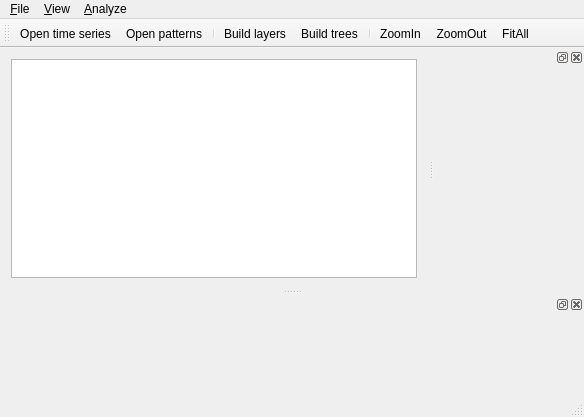
<?xml version="1.0" encoding="UTF-8"?>
<ui version="4.0">
 <class>MainWindow</class>
 <widget class="QMainWindow" name="MainWindow">
  <property name="geometry">
   <rect>
    <x>0</x>
    <y>0</y>
    <width>584</width>
    <height>417</height>
   </rect>
  </property>
  <property name="windowTitle">
   <string>MainWindow</string>
  </property>
  <widget class="QWidget" name="centralWidget">
   <layout class="QVBoxLayout" name="verticalLayout">
    <item>
     <widget class="QGraphicsView" name="graphicsView"/>
    </item>
   </layout>
  </widget>
  <widget class="QMenuBar" name="menuBar">
   <property name="geometry">
    <rect>
     <x>0</x>
     <y>0</y>
     <width>584</width>
     <height>21</height>
    </rect>
   </property>
   <widget class="QMenu" name="menu_File">
    <property name="title">
     <string>&amp;File</string>
    </property>
    <addaction name="actionOpen_time_series"/>
    <addaction name="actionOpen_patterns"/>
    <addaction name="separator"/>
    <addaction name="actionQuit"/>
   </widget>
   <widget class="QMenu" name="menu_Analyze">
    <property name="title">
     <string>&amp;Analyze</string>
    </property>
    <addaction name="actionMarkup"/>
    <addaction name="actionBuild_trees"/>
    <addaction name="actionBuild_layers"/>
   </widget>
   <widget class="QMenu" name="menu_View">
    <property name="title">
     <string>&amp;View</string>
    </property>
    <addaction name="actionZoomIn"/>
    <addaction name="actionZoomOut"/>
   </widget>
   <addaction name="menu_File"/>
   <addaction name="menu_View"/>
   <addaction name="menu_Analyze"/>
  </widget>
  <widget class="QToolBar" name="mainToolBar">
   <attribute name="toolBarArea">
    <enum>TopToolBarArea</enum>
   </attribute>
   <attribute name="toolBarBreak">
    <bool>false</bool>
   </attribute>
   <addaction name="actionOpen_time_series"/>
   <addaction name="actionOpen_patterns"/>
   <addaction name="separator"/>
   <addaction name="actionBuild_layers"/>
   <addaction name="actionBuild_trees"/>
   <addaction name="separator"/>
   <addaction name="actionZoomIn"/>
   <addaction name="actionZoomOut"/>
   <addaction name="actionFitAll"/>
  </widget>
  <widget class="QStatusBar" name="statusBar"/>
  <widget class="QDockWidget" name="dockWidgetProperties">
   <property name="minimumSize">
    <size>
     <width>150</width>
     <height>38</height>
    </size>
   </property>
   <property name="allowedAreas">
    <set>Qt::LeftDockWidgetArea|Qt::RightDockWidgetArea</set>
   </property>
   <attribute name="dockWidgetArea">
    <number>2</number>
   </attribute>
   <widget class="QWidget" name="dockWidgetContents_7"/>
  </widget>
  <widget class="QDockWidget" name="dockWidget">
   <property name="minimumSize">
    <size>
     <width>80</width>
     <height>100</height>
    </size>
   </property>
   <attribute name="dockWidgetArea">
    <number>8</number>
   </attribute>
   <widget class="QWidget" name="dockWidgetContents"/>
  </widget>
  <action name="actionOpen_time_series">
   <property name="icon">
    <iconset resource="resources.qrc">
     <normaloff>:/icons/resources/open_time_series.png</normaloff>:/icons/resources/open_time_series.png</iconset>
   </property>
   <property name="text">
    <string>Open &amp;time series...</string>
   </property>
   <property name="shortcut">
    <string>Ctrl+O</string>
   </property>
  </action>
  <action name="actionOpen_patterns">
   <property name="icon">
    <iconset resource="resources.qrc">
     <normaloff>:/icons/resources/open_patterns.png</normaloff>:/icons/resources/open_patterns.png</iconset>
   </property>
   <property name="text">
    <string>Open &amp;patterns...</string>
   </property>
   <property name="shortcut">
    <string>Ctrl+Shift+O</string>
   </property>
  </action>
  <action name="actionQuit">
   <property name="text">
    <string>&amp;Quit</string>
   </property>
   <property name="shortcut">
    <string>Ctrl+Q</string>
   </property>
  </action>
  <action name="actionMarkup">
   <property name="text">
    <string>&amp;Markup</string>
   </property>
   <property name="shortcut">
    <string>Ctrl+M</string>
   </property>
  </action>
  <action name="actionBuild_trees">
   <property name="icon">
    <iconset resource="resources.qrc">
     <normaloff>:/icons/resources/build_trees.png</normaloff>:/icons/resources/build_trees.png</iconset>
   </property>
   <property name="text">
    <string>Build &amp;trees</string>
   </property>
   <property name="shortcut">
    <string>Ctrl+B</string>
   </property>
  </action>
  <action name="actionBuild_layers">
   <property name="icon">
    <iconset resource="resources.qrc">
     <normaloff>:/icons/resources/next_fractal_level.png</normaloff>:/icons/resources/next_fractal_level.png</iconset>
   </property>
   <property name="text">
    <string>Build &amp;layers</string>
   </property>
   <property name="shortcut">
    <string>Ctrl+N</string>
   </property>
  </action>
  <action name="actionZoomIn">
   <property name="icon">
    <iconset resource="resources.qrc">
     <normaloff>:/icons/resources/zoom_in.png</normaloff>:/icons/resources/zoom_in.png</iconset>
   </property>
   <property name="text">
    <string>ZoomIn</string>
   </property>
   <property name="shortcut">
    <string>Ctrl+=</string>
   </property>
  </action>
  <action name="actionZoomOut">
   <property name="icon">
    <iconset resource="resources.qrc">
     <normaloff>:/icons/resources/zoom_out.png</normaloff>:/icons/resources/zoom_out.png</iconset>
   </property>
   <property name="text">
    <string>ZoomOut</string>
   </property>
   <property name="shortcut">
    <string>Ctrl+-</string>
   </property>
  </action>
  <action name="actionFitAll">
   <property name="icon">
    <iconset resource="resources.qrc">
     <normaloff>:/icons/resources/fit_time_series.png</normaloff>:/icons/resources/fit_time_series.png</iconset>
   </property>
   <property name="text">
    <string>FitAll</string>
   </property>
   <property name="shortcut">
    <string>Ctrl+0</string>
   </property>
  </action>
 </widget>
 <layoutdefault spacing="6" margin="11"/>
 <resources>
  <include location="resources.qrc"/>
 </resources>
 <connections/>
</ui>
